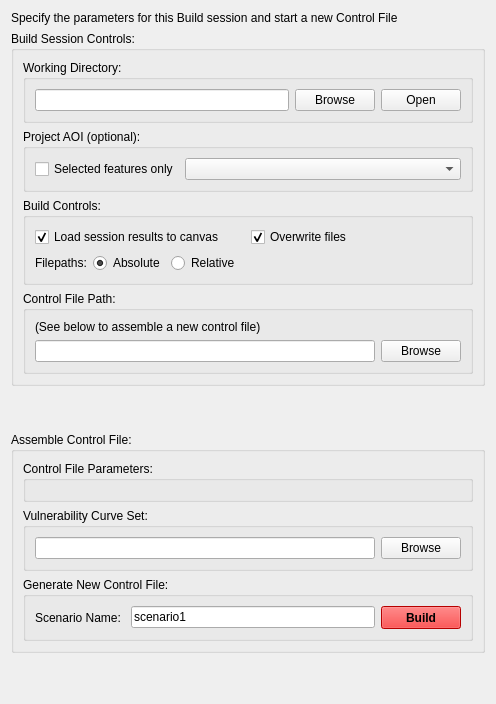
         <widget class="QWidget" name="tab_setup">
          <property name="sizePolicy">
           <sizepolicy hsizetype="Preferred" vsizetype="Expanding">
            <horstretch>0</horstretch>
            <verstretch>0</verstretch>
           </sizepolicy>
          </property>
          <attribute name="title">
           <string>Setup</string>
          </attribute>
          <layout class="QVBoxLayout" name="verticalLayout_12">
           <item>
            <widget class="QLabel" name="label_5">
             <property name="text">
              <string>Specify the parameters for this Build session and start a new Control File</string>
             </property>
            </widget>
           </item>
           <item>
            <widget class="QGroupBox" name="groupBox_21">
             <property name="toolTip">
              <string extracomment="here is a toolTip"/>
             </property>
             <property name="title">
              <string>Build Session Controls:</string>
             </property>
             <layout class="QVBoxLayout" name="verticalLayout_24">
              <item>
               <widget class="QGroupBox" name="groupBox_01wd">
                <property name="sizePolicy">
                 <sizepolicy hsizetype="Expanding" vsizetype="Fixed">
                  <horstretch>0</horstretch>
                  <verstretch>0</verstretch>
                 </sizepolicy>
                </property>
                <property name="title">
                 <string>Working Directory:</string>
                </property>
                <layout class="QHBoxLayout" name="horizontalLayout_16">
                 <item>
                  <widget class="QLineEdit" name="lineEdit_wd"/>
                 </item>
                 <item>
                  <widget class="QPushButton" name="pushButton_wd">
                   <property name="text">
                    <string>Browse</string>
                   </property>
                  </widget>
                 </item>
                 <item>
                  <widget class="QPushButton" name="pushButton_wd_open">
                   <property name="text">
                    <string>Open</string>
                   </property>
                  </widget>
                 </item>
                </layout>
               </widget>
              </item>
              <item>
               <widget class="QGroupBox" name="groupBox_04aoi">
                <property name="title">
                 <string>Project AOI (optional):</string>
                </property>
                <layout class="QHBoxLayout" name="horizontalLayout_20">
                 <item>
                  <widget class="QCheckBox" name="checkBox_sels">
                   <property name="text">
                    <string>Selected features only</string>
                   </property>
                  </widget>
                 </item>
                 <item>
                  <widget class="QgsMapLayerComboBox" name="comboBox_aoi">
                   <property name="sizePolicy">
                    <sizepolicy hsizetype="Expanding" vsizetype="Fixed">
                     <horstretch>0</horstretch>
                     <verstretch>0</verstretch>
                    </sizepolicy>
                   </property>
                   <property name="allowEmptyLayer">
                    <bool>true</bool>
                   </property>
                   <property name="showCrs">
                    <bool>true</bool>
                   </property>
                  </widget>
                 </item>
                </layout>
               </widget>
              </item>
              <item>
               <widget class="QGroupBox" name="groupBox_prog_contrl">
                <property name="sizePolicy">
                 <sizepolicy hsizetype="Minimum" vsizetype="Preferred">
                  <horstretch>0</horstretch>
                  <verstretch>0</verstretch>
                 </sizepolicy>
                </property>
                <property name="minimumSize">
                 <size>
                  <width>450</width>
                  <height>0</height>
                 </size>
                </property>
                <property name="maximumSize">
                 <size>
                  <width>700</width>
                  <height>16777215</height>
                 </size>
                </property>
                <property name="title">
                 <string>Build Controls:</string>
                </property>
                <layout class="QVBoxLayout" name="verticalLayout_27">
                 <item>
                  <layout class="QHBoxLayout" name="horizontalLayout_33">
                   <item>
                    <widget class="QCheckBox" name="checkBox_loadres">
                     <property name="sizePolicy">
                      <sizepolicy hsizetype="Minimum" vsizetype="Fixed">
                       <horstretch>0</horstretch>
                       <verstretch>0</verstretch>
                      </sizepolicy>
                     </property>
                     <property name="minimumSize">
                      <size>
                       <width>0</width>
                       <height>0</height>
                      </size>
                     </property>
                     <property name="maximumSize">
                      <size>
                       <width>638</width>
                       <height>16777215</height>
                      </size>
                     </property>
                     <property name="text">
                      <string>Load session results to canvas</string>
                     </property>
                     <property name="checked">
                      <bool>true</bool>
                     </property>
                    </widget>
                   </item>
                   <item>
                    <widget class="QCheckBox" name="checkBox_SSoverwrite">
                     <property name="text">
                      <string>Overwrite files</string>
                     </property>
                     <property name="checked">
                      <bool>true</bool>
                     </property>
                    </widget>
                   </item>
                  </layout>
                 </item>
                 <item>
                  <layout class="QHBoxLayout" name="horizontalLayout_7">
                   <item>
                    <widget class="QLabel" name="label_20">
                     <property name="sizePolicy">
                      <sizepolicy hsizetype="Fixed" vsizetype="Preferred">
                       <horstretch>0</horstretch>
                       <verstretch>0</verstretch>
                      </sizepolicy>
                     </property>
                     <property name="text">
                      <string>Filepaths:</string>
                     </property>
                    </widget>
                   </item>
                   <item>
                    <widget class="QRadioButton" name="radioButton_SS_fpAbs">
                     <property name="sizePolicy">
                      <sizepolicy hsizetype="Fixed" vsizetype="Fixed">
                       <horstretch>0</horstretch>
                       <verstretch>0</verstretch>
                      </sizepolicy>
                     </property>
                     <property name="text">
                      <string>Absolute</string>
                     </property>
                     <property name="checked">
                      <bool>true</bool>
                     </property>
                     <attribute name="buttonGroup">
                      <string notr="true">buttonGroup_S_filepaths</string>
                     </attribute>
                    </widget>
                   </item>
                   <item>
                    <widget class="QRadioButton" name="radioButton_SS_fpRel">
                     <property name="sizePolicy">
                      <sizepolicy hsizetype="Fixed" vsizetype="Fixed">
                       <horstretch>0</horstretch>
                       <verstretch>0</verstretch>
                      </sizepolicy>
                     </property>
                     <property name="text">
                      <string>Relative</string>
                     </property>
                     <attribute name="buttonGroup">
                      <string notr="true">buttonGroup_S_filepaths</string>
                     </attribute>
                    </widget>
                   </item>
                   <item>
                    <spacer name="horizontalSpacer_8">
                     <property name="orientation">
                      <enum>Qt::Horizontal</enum>
                     </property>
                     <property name="sizeHint" stdset="0">
                      <size>
                       <width>40</width>
                       <height>20</height>
                      </size>
                     </property>
                    </spacer>
                   </item>
                  </layout>
                 </item>
                </layout>
               </widget>
              </item>
              <item>
               <widget class="QGroupBox" name="groupBox_11">
                <property name="title">
                 <string>Control File Path:</string>
                </property>
                <layout class="QVBoxLayout" name="verticalLayout_25">
                 <item>
                  <widget class="QLabel" name="label_19">
                   <property name="text">
                    <string>(See below to assemble a new control file)</string>
                   </property>
                  </widget>
                 </item>
                 <item>
                  <layout class="QHBoxLayout" name="horizontalLayout_22">
                   <item>
                    <widget class="QLineEdit" name="lineEdit_cf_fp"/>
                   </item>
                   <item>
                    <widget class="QPushButton" name="pushButton_cf">
                     <property name="text">
                      <string>Browse</string>
                     </property>
                    </widget>
                   </item>
                  </layout>
                 </item>
                </layout>
               </widget>
              </item>
             </layout>
            </widget>
           </item>
           <item>
            <spacer name="verticalSpacer_5">
             <property name="orientation">
              <enum>Qt::Vertical</enum>
             </property>
             <property name="sizeHint" stdset="0">
              <size>
               <width>20</width>
               <height>40</height>
              </size>
             </property>
            </spacer>
           </item>
           <item>
            <widget class="QGroupBox" name="groupBox_10">
             <property name="title">
              <string>Assemble Control File:</string>
             </property>
             <layout class="QVBoxLayout" name="verticalLayout_23">
              <item>
               <widget class="QGroupBox" name="groupBox_7">
                <property name="title">
                 <string>Control File Parameters:</string>
                </property>
                <layout class="QHBoxLayout" name="horizontalLayout_28"/>
               </widget>
              </item>
              <item>
               <widget class="QGroupBox" name="groupBox_03curves">
                <property name="title">
                 <string>Vulnerability Curve Set:</string>
                </property>
                <layout class="QHBoxLayout" name="horizontalLayout_19">
                 <item>
                  <widget class="QLineEdit" name="lineEdit_curve"/>
                 </item>
                 <item>
                  <widget class="QPushButton" name="pushButton_SScurves">
                   <property name="text">
                    <string>Browse</string>
                   </property>
                  </widget>
                 </item>
                </layout>
               </widget>
              </item>
              <item>
               <widget class="QGroupBox" name="groupBox_12">
                <property name="title">
                 <string>Generate New Control File:</string>
                </property>
                <layout class="QHBoxLayout" name="horizontalLayout_21">
                 <item>
                  <widget class="QLabel" name="label">
                   <property name="text">
                    <string>Scenario Name: </string>
                   </property>
                  </widget>
                 </item>
                 <item>
                  <widget class="QLineEdit" name="linEdit_ScenTag">
                   <property name="text">
                    <string>scenario1</string>
                   </property>
                  </widget>
                 </item>
                 <item>
                  <widget class="QPushButton" name="pushButton_generate">
                   <property name="sizePolicy">
                    <sizepolicy hsizetype="Minimum" vsizetype="Minimum">
                     <horstretch>0</horstretch>
                     <verstretch>0</verstretch>
                    </sizepolicy>
                   </property>
                   <property name="minimumSize">
                    <size>
                     <width>75</width>
                     <height>23</height>
                    </size>
                   </property>
                   <property name="palette">
                    <palette>
                     <active>
                      <colorrole role="WindowText">
                       <brush brushstyle="SolidPattern">
                        <color alpha="255">
                         <red>0</red>
                         <green>0</green>
                         <blue>0</blue>
                        </color>
                       </brush>
                      </colorrole>
                      <colorrole role="Button">
                       <brush brushstyle="SolidPattern">
                        <color alpha="255">
                         <red>255</red>
                         <green>0</green>
                         <blue>0</blue>
                        </color>
                       </brush>
                      </colorrole>
                      <colorrole role="Light">
                       <brush brushstyle="SolidPattern">
                        <color alpha="255">
                         <red>255</red>
                         <green>127</green>
                         <blue>127</blue>
                        </color>
                       </brush>
                      </colorrole>
                      <colorrole role="Midlight">
                       <brush brushstyle="SolidPattern">
                        <color alpha="255">
                         <red>255</red>
                         <green>63</green>
                         <blue>63</blue>
                        </color>
                       </brush>
                      </colorrole>
                      <colorrole role="Dark">
                       <brush brushstyle="SolidPattern">
                        <color alpha="255">
                         <red>127</red>
                         <green>0</green>
                         <blue>0</blue>
                        </color>
                       </brush>
                      </colorrole>
                      <colorrole role="Mid">
                       <brush brushstyle="SolidPattern">
                        <color alpha="255">
                         <red>170</red>
                         <green>0</green>
                         <blue>0</blue>
                        </color>
                       </brush>
                      </colorrole>
                      <colorrole role="Text">
                       <brush brushstyle="SolidPattern">
                        <color alpha="255">
                         <red>0</red>
                         <green>0</green>
                         <blue>0</blue>
                        </color>
                       </brush>
                      </colorrole>
                      <colorrole role="BrightText">
                       <brush brushstyle="SolidPattern">
                        <color alpha="255">
                         <red>255</red>
                         <green>255</green>
                         <blue>255</blue>
                        </color>
                       </brush>
                      </colorrole>
                      <colorrole role="ButtonText">
                       <brush brushstyle="SolidPattern">
                        <color alpha="255">
                         <red>0</red>
                         <green>0</green>
                         <blue>0</blue>
                        </color>
                       </brush>
                      </colorrole>
                      <colorrole role="Base">
                       <brush brushstyle="SolidPattern">
                        <color alpha="255">
                         <red>255</red>
                         <green>255</green>
                         <blue>255</blue>
                        </color>
                       </brush>
                      </colorrole>
                      <colorrole role="Window">
                       <brush brushstyle="SolidPattern">
                        <color alpha="255">
                         <red>255</red>
                         <green>0</green>
                         <blue>0</blue>
                        </color>
                       </brush>
                      </colorrole>
                      <colorrole role="Shadow">
                       <brush brushstyle="SolidPattern">
                        <color alpha="255">
                         <red>0</red>
                         <green>0</green>
                         <blue>0</blue>
                        </color>
                       </brush>
                      </colorrole>
                      <colorrole role="AlternateBase">
                       <brush brushstyle="SolidPattern">
                        <color alpha="255">
                         <red>255</red>
                         <green>127</green>
                         <blue>127</blue>
                        </color>
                       </brush>
                      </colorrole>
                      <colorrole role="ToolTipBase">
                       <brush brushstyle="SolidPattern">
                        <color alpha="255">
                         <red>255</red>
                         <green>255</green>
                         <blue>220</blue>
                        </color>
                       </brush>
                      </colorrole>
                      <colorrole role="ToolTipText">
                       <brush brushstyle="SolidPattern">
                        <color alpha="255">
                         <red>0</red>
                         <green>0</green>
                         <blue>0</blue>
                        </color>
                       </brush>
                      </colorrole>
                     </active>
                     <inactive>
                      <colorrole role="WindowText">
                       <brush brushstyle="SolidPattern">
                        <color alpha="255">
                         <red>0</red>
                         <green>0</green>
                         <blue>0</blue>
                        </color>
                       </brush>
                      </colorrole>
                      <colorrole role="Button">
                       <brush brushstyle="SolidPattern">
                        <color alpha="255">
                         <red>255</red>
                         <green>0</green>
                         <blue>0</blue>
                        </color>
                       </brush>
                      </colorrole>
                      <colorrole role="Light">
                       <brush brushstyle="SolidPattern">
                        <color alpha="255">
                         <red>255</red>
                         <green>127</green>
                         <blue>127</blue>
                        </color>
                       </brush>
                      </colorrole>
                      <colorrole role="Midlight">
                       <brush brushstyle="SolidPattern">
                        <color alpha="255">
                         <red>255</red>
                         <green>63</green>
                         <blue>63</blue>
                        </color>
                       </brush>
                      </colorrole>
                      <colorrole role="Dark">
                       <brush brushstyle="SolidPattern">
                        <color alpha="255">
                         <red>127</red>
                         <green>0</green>
                         <blue>0</blue>
                        </color>
                       </brush>
                      </colorrole>
                      <colorrole role="Mid">
                       <brush brushstyle="SolidPattern">
                        <color alpha="255">
                         <red>170</red>
                         <green>0</green>
                         <blue>0</blue>
                        </color>
                       </brush>
                      </colorrole>
                      <colorrole role="Text">
                       <brush brushstyle="SolidPattern">
                        <color alpha="255">
                         <red>0</red>
                         <green>0</green>
                         <blue>0</blue>
                        </color>
                       </brush>
                      </colorrole>
                      <colorrole role="BrightText">
                       <brush brushstyle="SolidPattern">
                        <color alpha="255">
                         <red>255</red>
                         <green>255</green>
                         <blue>255</blue>
                        </color>
                       </brush>
                      </colorrole>
                      <colorrole role="ButtonText">
                       <brush brushstyle="SolidPattern">
                        <color alpha="255">
                         <red>0</red>
                         <green>0</green>
                         <blue>0</blue>
                        </color>
                       </brush>
                      </colorrole>
                      <colorrole role="Base">
                       <brush brushstyle="SolidPattern">
                        <color alpha="255">
                         <red>255</red>
                         <green>255</green>
                         <blue>255</blue>
                        </color>
                       </brush>
                      </colorrole>
                      <colorrole role="Window">
                       <brush brushstyle="SolidPattern">
                        <color alpha="255">
                         <red>255</red>
                         <green>0</green>
                         <blue>0</blue>
                        </color>
                       </brush>
                      </colorrole>
                      <colorrole role="Shadow">
                       <brush brushstyle="SolidPattern">
                        <color alpha="255">
                         <red>0</red>
                         <green>0</green>
                         <blue>0</blue>
                        </color>
                       </brush>
                      </colorrole>
                      <colorrole role="AlternateBase">
                       <brush brushstyle="SolidPattern">
                        <color alpha="255">
                         <red>255</red>
                         <green>127</green>
                         <blue>127</blue>
                        </color>
                       </brush>
                      </colorrole>
                      <colorrole role="ToolTipBase">
                       <brush brushstyle="SolidPattern">
                        <color alpha="255">
                         <red>255</red>
                         <green>255</green>
                         <blue>220</blue>
                        </color>
                       </brush>
                      </colorrole>
                      <colorrole role="ToolTipText">
                       <brush brushstyle="SolidPattern">
                        <color alpha="255">
                         <red>0</red>
                         <green>0</green>
                         <blue>0</blue>
                        </color>
                       </brush>
                      </colorrole>
                     </inactive>
                     <disabled>
                      <colorrole role="WindowText">
                       <brush brushstyle="SolidPattern">
                        <color alpha="255">
                         <red>127</red>
                         <green>0</green>
                         <blue>0</blue>
                        </color>
                       </brush>
                      </colorrole>
                      <colorrole role="Button">
                       <brush brushstyle="SolidPattern">
                        <color alpha="255">
                         <red>255</red>
                         <green>0</green>
                         <blue>0</blue>
                        </color>
                       </brush>
                      </colorrole>
                      <colorrole role="Light">
                       <brush brushstyle="SolidPattern">
                        <color alpha="255">
                         <red>255</red>
                         <green>127</green>
                         <blue>127</blue>
                        </color>
                       </brush>
                      </colorrole>
                      <colorrole role="Midlight">
                       <brush brushstyle="SolidPattern">
                        <color alpha="255">
                         <red>255</red>
                         <green>63</green>
                         <blue>63</blue>
                        </color>
                       </brush>
                      </colorrole>
                      <colorrole role="Dark">
                       <brush brushstyle="SolidPattern">
                        <color alpha="255">
                         <red>127</red>
                         <green>0</green>
                         <blue>0</blue>
                        </color>
                       </brush>
                      </colorrole>
                      <colorrole role="Mid">
                       <brush brushstyle="SolidPattern">
                        <color alpha="255">
                         <red>170</red>
                         <green>0</green>
                         <blue>0</blue>
                        </color>
                       </brush>
                      </colorrole>
                      <colorrole role="Text">
                       <brush brushstyle="SolidPattern">
                        <color alpha="255">
                         <red>127</red>
                         <green>0</green>
                         <blue>0</blue>
                        </color>
                       </brush>
                      </colorrole>
                      <colorrole role="BrightText">
                       <brush brushstyle="SolidPattern">
                        <color alpha="255">
                         <red>255</red>
                         <green>255</green>
                         <blue>255</blue>
                        </color>
                       </brush>
                      </colorrole>
                      <colorrole role="ButtonText">
                       <brush brushstyle="SolidPattern">
                        <color alpha="255">
                         <red>127</red>
                         <green>0</green>
                         <blue>0</blue>
                        </color>
                       </brush>
                      </colorrole>
                      <colorrole role="Base">
                       <brush brushstyle="SolidPattern">
                        <color alpha="255">
                         <red>255</red>
                         <green>0</green>
                         <blue>0</blue>
                        </color>
                       </brush>
                      </colorrole>
                      <colorrole role="Window">
                       <brush brushstyle="SolidPattern">
                        <color alpha="255">
                         <red>255</red>
                         <green>0</green>
                         <blue>0</blue>
                        </color>
                       </brush>
                      </colorrole>
                      <colorrole role="Shadow">
                       <brush brushstyle="SolidPattern">
                        <color alpha="255">
                         <red>0</red>
                         <green>0</green>
                         <blue>0</blue>
                        </color>
                       </brush>
                      </colorrole>
                      <colorrole role="AlternateBase">
                       <brush brushstyle="SolidPattern">
                        <color alpha="255">
                         <red>255</red>
                         <green>0</green>
                         <blue>0</blue>
                        </color>
                       </brush>
                      </colorrole>
                      <colorrole role="ToolTipBase">
                       <brush brushstyle="SolidPattern">
                        <color alpha="255">
                         <red>255</red>
                         <green>255</green>
                         <blue>220</blue>
                        </color>
                       </brush>
                      </colorrole>
                      <colorrole role="ToolTipText">
                       <brush brushstyle="SolidPattern">
                        <color alpha="255">
                         <red>0</red>
                         <green>0</green>
                         <blue>0</blue>
                        </color>
                       </brush>
                      </colorrole>
                     </disabled>
                    </palette>
                   </property>
                   <property name="font">
                    <font>
                     <weight>75</weight>
                     <bold>true</bold>
                    </font>
                   </property>
                   <property name="text">
                    <string>Build</string>
                   </property>
                  </widget>
                 </item>
                </layout>
               </widget>
              </item>
             </layout>
            </widget>
           </item>
           <item>
            <spacer name="verticalSpacer_7">
             <property name="orientation">
              <enum>Qt::Vertical</enum>
             </property>
             <property name="sizeHint" stdset="0">
              <size>
               <width>20</width>
               <height>40</height>
              </size>
             </property>
            </spacer>
           </item>
          </layout>
         </widget>
